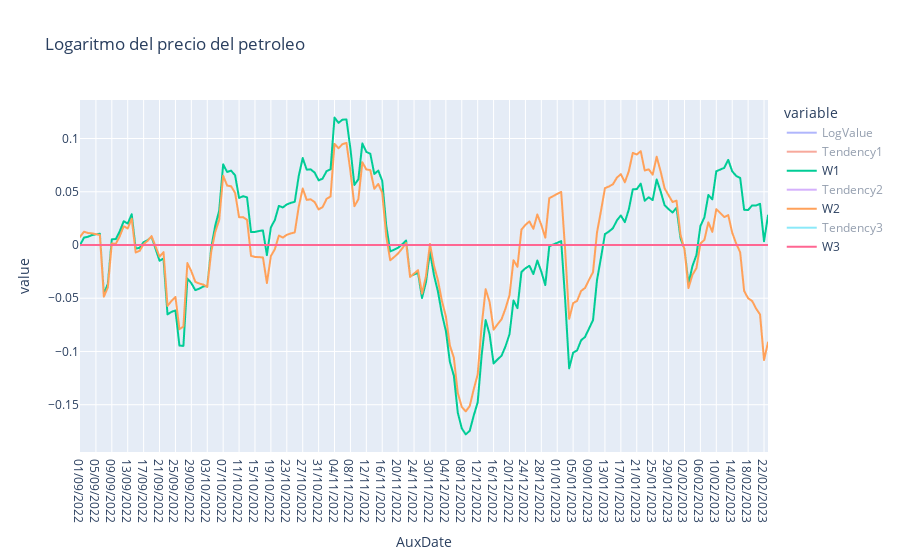

Write notebook code for a chart like this one.
### Code cell
fig = px.line(aux, x="AuxDate", y="value", color="variable",title='Logaritmo del precio del petroleo' )

fig.show()

### Figure 1 — Plotly figure (JSON) as saved in the notebook; plotly's stock layout.template omitted (floating-point values rounded to 4 significant figures; data arrays with more than 128 entries replaced by an {"elided": "..."} marker saying what was removed)
{"data": [{"hovertemplate": "variable=LogValue<br>AuxDate=%{x}<br>value=%{y}<extra></extra>", "legendgroup": "LogValue", "line": {"color": "#636efa", "dash": "solid"}, "marker": {"symbol": "circle"}, "mode": "lines", "name": "LogValue", "showlegend": true, "type": "scattergl", "visible": "legendonly", "x": {"elided": "174 str values"}, "xaxis": "x", "y": {"elided": "174 float values"}, "yaxis": "y"}, {"hovertemplate": "variable=Tendency1<br>AuxDate=%{x}<br>value=%{y}<extra></extra>", "legendgroup": "Tendency1", "line": {"color": "#EF553B", "dash": "solid"}, "marker": {"symbol": "circle"}, "mode": "lines", "name": "Tendency1", "showlegend": true, "type": "scattergl", "visible": "legendonly", "x": {"elided": "174 str values"}, "xaxis": "x", "y": {"elided": "174 float values"}, "yaxis": "y"}, {"hovertemplate": "variable=W1<br>AuxDate=%{x}<br>value=%{y}<extra></extra>", "legendgroup": "W1", "line": {"color": "#00cc96", "dash": "solid"}, "marker": {"symbol": "circle"}, "mode": "lines", "name": "W1", "showlegend": true, "type": "scattergl", "visible": true, "x": {"elided": "174 str values"}, "xaxis": "x", "y": {"elided": "174 float values"}, "yaxis": "y"}, {"hovertemplate": "variable=Tendency2<br>AuxDate=%{x}<br>value=%{y}<extra></extra>", "legendgroup": "Tendency2", "line": {"color": "#ab63fa", "dash": "solid"}, "marker": {"symbol": "circle"}, "mode": "lines", "name": "Tendency2", "showlegend": true, "type": "scattergl", "visible": "legendonly", "x": {"elided": "174 str values"}, "xaxis": "x", "y": {"elided": "174 float values"}, "yaxis": "y"}, {"hovertemplate": "variable=W2<br>AuxDate=%{x}<br>value=%{y}<extra></extra>", "legendgroup": "W2", "line": {"color": "#FFA15A", "dash": "solid"}, "marker": {"symbol": "circle"}, "mode": "lines", "name": "W2", "showlegend": true, "type": "scattergl", "visible": true, "x": {"elided": "174 str values"}, "xaxis": "x", "y": {"elided": "174 float values"}, "yaxis": "y"}, {"hovertemplate": "variable=Tendency3<br>AuxDate=%{x}<br>value=%{y}<extra></extra>", "legendgroup": "Tendency3", "line": {"color": "#19d3f3", "dash": "solid"}, "marker": {"symbol": "circle"}, "mode": "lines", "name": "Tendency3", "showlegend": true, "type": "scattergl", "visible": "legendonly", "x": {"elided": "174 str values"}, "xaxis": "x", "y": {"elided": "174 float values"}, "yaxis": "y"}, {"hovertemplate": "variable=W3<br>AuxDate=%{x}<br>value=%{y}<extra></extra>", "legendgroup": "W3", "line": {"color": "#FF6692", "dash": "solid"}, "marker": {"symbol": "circle"}, "mode": "lines", "name": "W3", "showlegend": true, "type": "scattergl", "visible": true, "x": {"elided": "174 str values"}, "xaxis": "x", "y": {"elided": "174 float values"}, "yaxis": "y"}], "layout": {"autosize": true, "legend": {"title": {"text": "variable"}, "tracegroupgap": 0}, "title": {"text": "Logaritmo del precio del petroleo"}, "xaxis": {"anchor": "y", "autorange": true, "domain": [0, 1], "range": [0, 173], "showspikes": false, "title": {"text": "AuxDate"}, "type": "category"}, "yaxis": {"anchor": "x", "autorange": true, "domain": [0, 1], "range": [-0.1944, 0.1362], "showspikes": false, "title": {"text": "value"}, "type": "linear"}}}
